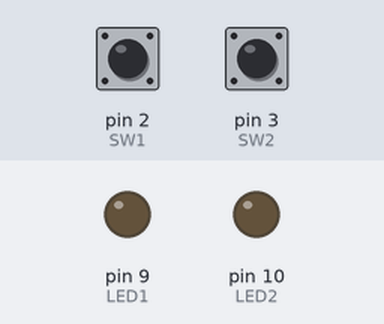
Bench run of a sketch on a simulated Arduino Uno, built with avr-gcc and run on an emulated ATmega328P. Shown: output pins drawn as LEDs (lit = HIGH). Inputs (shaded band) come from the test bench; at power-on: pin 2 (SW1) HIGH, pin 3 (SW2) HIGH.

Above: at 1.2 s.
1.3 s: pin 2 (SW1) pulled LOW for 0.15 s
At 1.7 s:
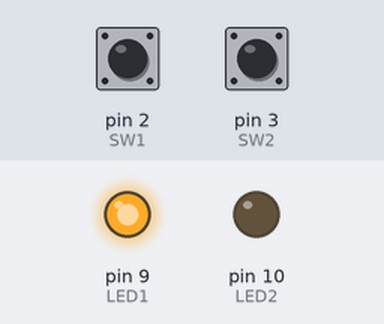
2.9 s: pin 3 (SW2) pulled LOW for 0.15 s
At 3.7 s:
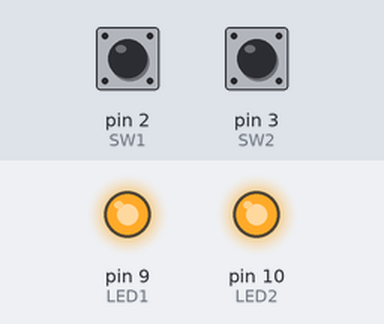
4.5 s: pin 2 (SW1) pulled LOW for 1 s
At 5.4 s:
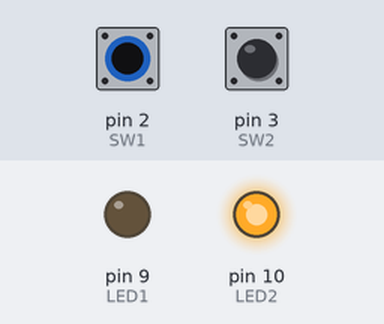
7.0 s: pin 2 (SW1) pulled LOW for 3.2 s
At 7.3 s:
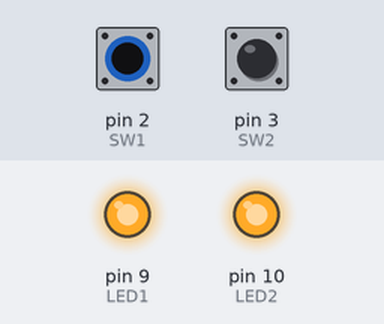
11.7 s: pin 3 (SW2) pulled LOW for 1 s
At 14.0 s:
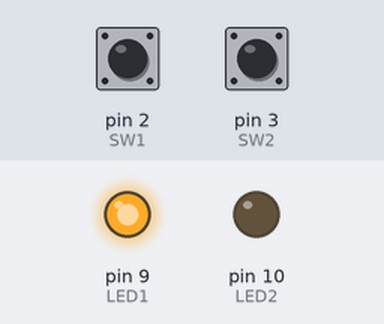
Timing chart, 0 to 15.2 s (numbered marks = the images above; inputs shaded):
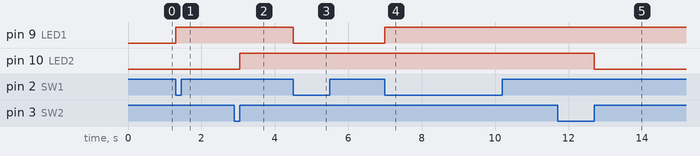

Measured:
- after the input at 1.3 s, pin 9 (LED1): LOW → HIGH at once
- after the input at 2.9 s, pin 10 (LED2): LOW → HIGH after 0.15 s
- after the input at 4.5 s, pin 9 (LED1): HIGH → LOW at once
- after the input at 7.0 s, pin 9 (LED1): LOW → HIGH at once
- after the input at 11.7 s, pin 10 (LED2): HIGH → LOW after 1.0 s

The sketch:

experiment_12.2.ino
```cpp
#define LED1 9
#define LED2 10
#define SW1 2
#define SW2 3

void setup() {
 pinMode(LED1, OUTPUT);
 pinMode(LED2, OUTPUT);

 digitalWrite(LED1, 0); // LED off
 digitalWrite(LED2, 0); // LED off

 pinMode(SW1, INPUT);
 pinMode(SW2, INPUT);

 attachInterrupt(0, ISR0, FALLING);
 // interrupt 0 digital pin 2 connected SW0
 attachInterrupt(1, ISR1, RISING);
 // interrupt 1 digital pin 3 connected SW1
}

void loop() {
 // do nothing
}

void toggle(byte pinNum) {
 byte pinState = !digitalRead(pinNum);
 digitalWrite(pinNum, pinState);
}

// can't use delay(x) in IRQ routine
void ISR0() {
 toggle(LED1);
}

void ISR1() {
 toggle(LED2);
}
```
